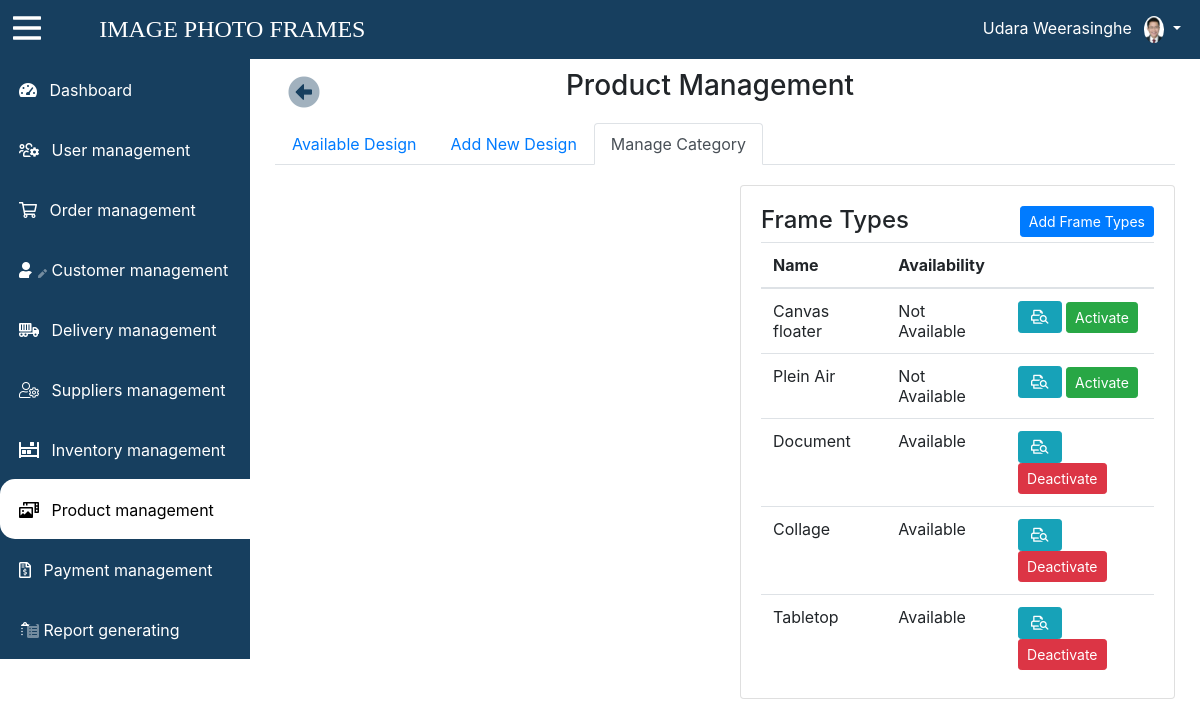
/app/view/category.php (signed in), run on the app's committed database.
### tables this page shows
CREATE TABLE `module` (
  `module_id` int(11) NOT NULL,
  `module_name` varchar(30) NOT NULL,
  `module_class` text NOT NULL,
  `module_url` text NOT NULL
);

CREATE TABLE `sub_category` (
  `sub_cat_id` varchar(20) NOT NULL,
  `sub_cat_name` varchar(50) NOT NULL,
  `sub_cat_status` int(3) NOT NULL DEFAULT '1'
);

### app/model/module-model.php (called while the page is built, shortened)
<?php
class Module{
    public function  getAllModules(){
        $con=$GLOBALS['con'];
        $sql="SELECT * FROM module";
        $results = $con->query($sql);
        return $results;
    }
}

### app/model/product-model.php (called while the page is built, shortened)
<?php
class Product{
    public function  getAllSubCategory(){
        $con=$GLOBALS['con'];
        $sql="SELECT * FROM sub_category";
        $results = $con->query($sql) or die($con->error);
        return $results;
    }
}

### app/view/category.php (the view, shortened to what this page needs)
<html>
    <head>
        <link type="text/css" rel="stylesheet" href="../../bootstrap/css/bootstrap.css">
        <link rel="stylesheet" href="../../fontawesome-pro-5.13.0-web/css/all.css">
        <link type="text/css" rel="stylesheet" href="../../css/style.css">
        <?php
            include '../model/module-model.php';
            $moduleObj = new Module();
            $moduleResult=$moduleObj->getAllModules();
            include '../model/product-model.php';
            $productObj=new Product();
            $sub_category=$productObj->getAllSubCategory();
                ?>
    </head>
    <body>
        <?php include 'dashboard-header.php'; ?>
        <div style="flex-wrap: wrap; display: flex;">
            <div id="sidemenu" class="sidemenu">
                <a href="dashboard.php" style="text-decoration: none;">
                    <div class="module module">
                        <i class="fas fa-tachometer-alt-fast">&nbsp;&nbsp;</i>
                         <span class="module-name">Dashboard</span>
                    </div>
                </a>
                <?php
                 while ($row=$moduleResult->fetch_assoc()){
                                  ?>
                <a href="<?php echo $row["module_url"]; ?>" style="text-decoration: none;">
                    <div class="module <?php
                            if($row["module_id"]=='7'){
                                echo 'module-active';
                            }
                            ?>">
                        <i class="<?php echo $row["module_class"]; ?> ">&nbsp;&nbsp;</i>
                         <span class="module-name"> <?php echo $row["module_name"];?> </span>
                    </div>
                </a>
                 <?php }?>
            </div>
            <div class="dashbord-body" id="dashbord-body" style="flex: 70%; height: 800px; padding: 10px;">
                <div class="row container-fluid">
                    <div class="col-sm-2">
                        <button class="btn" onclick="history.go(-1);"><i style="color: #173F5F;" class="fad fa-arrow-alt-circle-left fa-2x"></i></button>
                    </div>
                    <div class="col-sm-8">
                        <h3 style="text-align: center; margin-bottom: 20px;">Product Management</h3>
                    </div>
                    <div class="col-sm-2"></div>
                </div>
                <div class="row" style="margin: 0px;">
                    <div class="col-md-12">
                        <ul class="nav nav-tabs">
                          <li class="nav-item">
                              <a class="nav-link" href="product.php">Available Design</a>
                          </li>
                          <li class="nav-item">
                              <a class="nav-link" href="add-design.php">Add New Design</a>
                          </li>
                          <li class="nav-item">
                              <a class="nav-link  active" href="category.php">Manage Category</a>
                          </li>
                        </ul>
                    </div>
                </div>
                <div class="container" style="padding-top: 20px;">
                    <div class="row">
                        <div class="col-xl-6">
                        </div>
                        <div class="col-xl-6">
                            <div class="card" style="padding: 20px 20px 0px 20px;">
                                <div class="row">
                                    <div class="col-md-6">
                                        <h4>Frame Types</h4>
                                    </div>
                                    <div class="col-md-6" style="text-align: end">
                                        <button class="btn btn-sm btn-primary" data-toggle="modal" data-target="#addSubCategory">Add Frame Types</button>
                                    </div>
                                </div>
                                <table class="table table-hover">
                                    <thead>
                                        <tr>
                                            <th>Name</th>
                                            <th>Availability</th>
                                            <th></th>
                                        </tr>
                                    </thead>
                                    <tbody>
                                        <?php
                                        while ($subCatRow=$sub_category->fetch_assoc()){
                                            $sub_cat_id=$subCatRow['sub_cat_id'];
                                        ?>
                                        <tr>
                                            <td><?php echo $subCatRow['sub_cat_name']; ?></td>
                                            <td>
                                                <?php
                                                if ($subCatRow['sub_cat_status']==1){
                                                    echo 'Available';
                                                } else {
                                                    echo 'Not Available';
                                                }
                                                ?>
                                            </td>
                                            <td>
                                                <a class="btn btn-sm btn-info"><i class="far fa-print-search" style="margin: 4px"></i></a>
                                                <?php
                                                if ($subCatRow['sub_cat_status']==1){
                                                    ?>
                                                        <a href="../controller/product-controller.php?status=deactivateSubCategory&sub_cat_id=<?php echo $sub_cat_id; ?>" class="btn btn-sm btn-danger">Deactivate</a>
                                                        <?php
                                                } else {
                                                    ?>
                                                        <a href="../controller/product-controller.php?status=activateSubCategory&sub_cat_id=<?php echo $sub_cat_id; ?>"  class="btn btn-sm btn-success">Activate</a>
                                                        <?php
                                                }
                                                ?>
                                            </td>
                                        </tr>
                                        <?php } ?>
                                    </tbody>
                                </table>
                            </div>
                        </div>
                    </div>
                </div>
            </div>
    </body>
</html>

### css/style.css (style rules this page uses)
.sidemenu { width: 250px; background-color: #173F5F; padding-bottom: 20px; height: 600px;; position: fixed; top: 59px; z-index: 1; overflow: scroll; }
.dashbord-body { width:calc(100% - 250px); height: 100vh; position: absolute; top: 59px; right: 0; padding: 10px 10px 10px 10px; }
.module { padding: 19px; border-radius: 15px 0 0 15px; color: white; height: 60px; }
.module-active { background-color: white; color: black; }

### data on the page
module: module_name "User management"
module: module_name "Order management"
module: module_name "Customer management"
module: module_name "Delivery management"
module: module_name "Suppliers management"
module: module_name "Inventory management"
module: module_name "Product management"
module: module_name "Payment management"
module: module_name "Report generating"
sub_category: sub_cat_name "Canvas floater", sub_cat_status "Not Available"
sub_category: sub_cat_name "Plein Air", sub_cat_status "Not Available"
sub_category: sub_cat_name "Document", sub_cat_status "Available"
sub_category: sub_cat_name "Collage", sub_cat_status "Available"
sub_category: sub_cat_name "Tabletop", sub_cat_status "Available"
